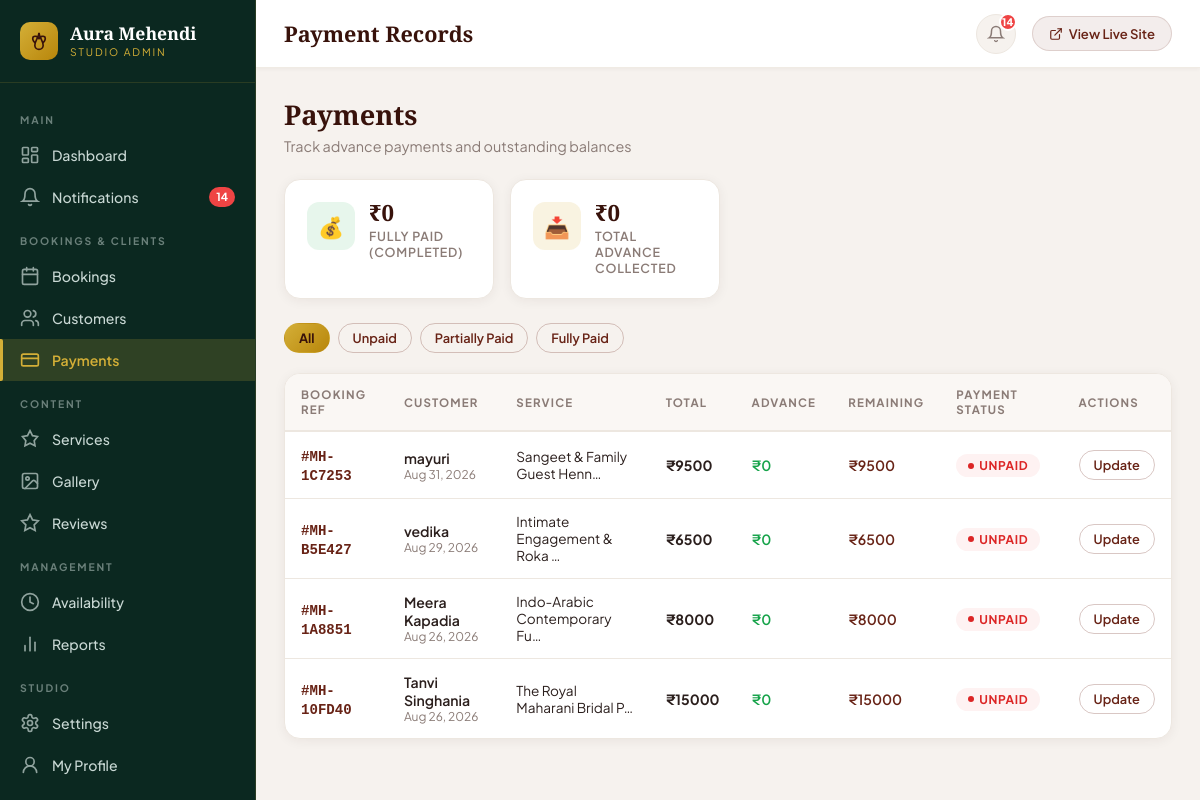
Screenshot of /admin-panel/payments/ (signed in) with the database file from the repository.
### booking/models.py (models this page shows, shortened)
class Payment(models.Model):
    STATUS_CHOICES = [
        ('UNPAID', 'Unpaid'),
        ('PARTIAL', 'Partially Paid'),
        ('PAID', 'Fully Paid'),
    ]
    booking = models.OneToOneField('Booking', on_delete=models.CASCADE, related_name='payment')
    total_amount = models.DecimalField(max_digits=8, decimal_places=2)
    advance_paid = models.DecimalField(max_digits=8, decimal_places=2, default=0)
    payment_status = models.CharField(max_length=10, choices=STATUS_CHOICES, default='UNPAID')
    notes = models.TextField(blank=True)
    updated_at = models.DateTimeField(auto_now=True)
    class Meta:
        ordering = ['-updated_at']
    @property
    def remaining_amount(self):
        return self.total_amount - self.advance_paid

class Booking(models.Model):
    STATUS_CHOICES = [
        ('PENDING', 'Pending Confirmation'),
        ('CONFIRMED', 'Confirmed'),
        ('COMPLETED', 'Completed'),
        ('CANCELLED', 'Cancelled'),
        ('REJECTED', 'Rejected'),
    ]
    VENUE_CHOICES = [
        ('studio', 'Artist Luxury Studio (In-Salon)'),
        ('home', 'Client Venue / Home Visit (+ ₹500 Travel)'),
    ]
    TIME_SLOTS = [
        ('09:00 AM', '09:00 AM - 11:30 AM (Morning Slot)'),
        ('11:30 AM', '11:30 AM - 02:00 PM (Mid-Day Slot)'),
        ('02:00 PM', '02:00 PM - 04:30 PM (Afternoon Slot)'),
        ('04:30 PM', '04:30 PM - 07:00 PM (Evening Sunset Slot)'),
        ('07:00 PM', '07:00 PM - 09:30 PM (Night Gala Slot)'),
    ]
    booking_ref = models.CharField(max_length=20, unique=True, editable=False, db_index=True)
    user = models.ForeignKey(User, null=True, blank=True, on_delete=models.SET_NULL, related_name='bookings')
    service = models.ForeignKey(Service, on_delete=models.CASCADE, related_name='bookings')
    customer_name = models.CharField(max_length=120)
    customer_email = models.EmailField()
    customer_phone = models.CharField(max_length=20)
    booking_date = models.DateField()
    booking_time = models.CharField(max_length=20, choices=TIME_SLOTS)
    venue_type = models.CharField(max_length=20, choices=VENUE_CHOICES, default='studio')
    address = models.TextField(blank=True, help_text="Full address for Home / Wedding Venue visit")
    special_notes = models.TextField(blank=True, help_text="Custom bridal figures, special requests, number of hands, etc.")
    total_price = models.DecimalField(max_digits=8, decimal_places=2, blank=True)
    status = models.CharField(max_length=20, choices=STATUS_CHOICES, default='CONFIRMED')
    created_at = models.DateTimeField(auto_now_add=True)
    updated_at = models.DateTimeField(auto_now=True)
    class Meta:
        ordering = ['-booking_date', '-booking_time']
        constraints = [
            models.UniqueConstraint(
                fields=['booking_date', 'booking_time'],
                condition=~models.Q(status='CANCELLED'),
                name='unique_active_slot_booking'
            )
        ]

class Service(models.Model):
    CATEGORY_CHOICES = [
        ('bridal', 'Bridal Couture'),
        ('arabic', 'Arabic & Floral'),
        ('indo_western', 'Indo-Western & Fusion'),
        ('mandala', 'Mandala & Minimalist'),
        ('party', 'Sangeet & Party Mehendi'),
        ('traditional', 'Traditional Rajasthani/Marwari'),
    ]
    title = models.CharField(max_length=120)
    category = models.CharField(max_length=50, choices=CATEGORY_CHOICES, default='bridal')
    tagline = models.CharField(max_length=200, blank=True, help_text="Short highlight, e.g., 'Elaborate elbow-length bridal intricacy'")
    description = models.TextField()
    price = models.DecimalField(max_digits=8, decimal_places=2)
    duration_hours = models.DecimalField(max_digits=4, decimal_places=1, default=2.0)
    badge = models.CharField(max_length=50, blank=True, help_text="e.g. 'Most Popular', 'Bridal Signature'")
    image_url = models.CharField(max_length=400, blank=True, help_text="Image URL or static path")
    image = models.ImageField(upload_to='services/', null=True, blank=True, help_text="Upload image (overrides image URL)")
    features_list = models.TextField(blank=True, help_text="Enter features separated by commas or newlines")
    is_featured = models.BooleanField(default=False)
    is_active = models.BooleanField(default=True, help_text="Inactive services won't appear on the public site")
    created_at = models.DateTimeField(auto_now_add=True)
    class Meta:
        ordering = ['-is_featured', 'price']

### panel/views.py (the view)
# urls.py: path('payments/', views.payments_list, name='payments_list'),
@staff_member_required(login_url='/login/')
def payments_list(request):
    status_filter = request.GET.get('status', '')
    qs = Payment.objects.select_related('booking', 'booking__service').all()
    if status_filter:
        qs = qs.filter(payment_status=status_filter)
    total_revenue = qs.filter(payment_status='PAID').aggregate(
        t=Sum('total_amount'))['t'] or 0
    total_advance = qs.aggregate(t=Sum('advance_paid'))['t'] or 0
    return render(request, 'panel/payments/list.html', {
        'payments': qs,
        'status_filter': status_filter,
        'payment_statuses': Payment.STATUS_CHOICES,
        'total_revenue': total_revenue,
        'total_advance': total_advance,
        'unread_count': _get_unread_count(),
    })

### panel/views.py (called while the page is built)
def _get_unread_count():
    return Notification.objects.filter(is_read=False).count()

### panel/templates/panel/payments/list.html (shortened to what this page needs)
{% extends 'panel/base_admin.html' %}
{% block page_title %}Payment Records{% endblock %}
{% block content %}
<div class="page-header">
  <div class="page-header-left">
    <h1>Payments</h1>
    <p>Track advance payments and outstanding balances</p>
  </div>
</div>
<div style="display:grid;grid-template-columns:repeat(auto-fill,minmax(200px,1fr));gap:16px;margin-bottom:24px;">
  <div class="stat-card">
    <div class="stat-icon green">💰</div>
    <div>
      <div class="stat-info-value" style="font-size:1.4rem;">₹{{ total_revenue|floatformat:0 }}</div>
      <div class="stat-info-label">Fully Paid (Completed)</div>
    </div>
  </div>
  <div class="stat-card">
    <div class="stat-icon gold">📥</div>
    <div>
      <div class="stat-info-value" style="font-size:1.4rem;">₹{{ total_advance|floatformat:0 }}</div>
      <div class="stat-info-label">Total Advance Collected</div>
    </div>
  </div>
</div>
<div style="display:flex;gap:8px;margin-bottom:20px;">
  <a href="{% url 'panel:payments_list' %}" class="btn-admin btn-admin-sm {% if not status_filter %}btn-admin-gold{% else %}btn-admin-outline{% endif %}">All</a>
  {% for val, label in payment_statuses %}
    <a href="?status={{ val }}" class="btn-admin btn-admin-sm {% if status_filter == val %}btn-admin-gold{% else %}btn-admin-outline{% endif %}">{{ label }}</a>
  {% endfor %}
</div>
<div class="card">
  <div style="overflow-x:auto;">
    <table class="admin-table">
      <thead>
        <tr>
          <th>Booking Ref</th>
          <th>Customer</th>
          <th>Service</th>
          <th>Total</th>
          <th>Advance</th>
          <th>Remaining</th>
          <th>Payment Status</th>
          <th>Actions</th>
        </tr>
      </thead>
      <tbody>
        {% for pmt in payments %}
          <tr>
            <td><strong style="font-family:monospace;color:var(--henna);">#{{ pmt.booking.booking_ref }}</strong></td>
            <td>
              <div style="font-weight:600;font-size:0.88rem;">{{ pmt.booking.customer_name }}</div>
              <div style="font-size:0.75rem;color:var(--text-muted);">{{ pmt.booking.booking_date|date:"M d, Y" }}</div>
            </td>
            <td style="font-size:0.85rem;">{{ pmt.booking.service.title|truncatechars:28 }}</td>
            <td style="font-weight:700;">₹{{ pmt.total_amount|floatformat:0 }}</td>
            <td style="color:#16a34a;font-weight:600;">₹{{ pmt.advance_paid|floatformat:0 }}</td>
            <td style="color:{% if pmt.remaining_amount > 0 %}var(--henna){% else %}#16a34a{% endif %};font-weight:600;">
              ₹{{ pmt.remaining_amount|floatformat:0 }}
            </td>
            <td><span class="status-pill status-{{ pmt.payment_status }}">{{ pmt.get_payment_status_display }}</span></td>
            <td>
              <a href="{% url 'panel:payment_detail' pmt.pk %}" class="btn-admin btn-admin-outline btn-admin-sm">Update</a>
            </td>
          </tr>
        {% empty %}
          <tr><td colspan="8" style="text-align:center;padding:40px;color:var(--text-muted);">No payment records found.</td></tr>
        {% endfor %}
      </tbody>
    </table>
  </div>
</div>
{% endblock %}

### panel/static/panel/css/admin.css (style rules this page uses)
:root { --sidebar-w: 256px; --sidebar-bg: #0b2820; --sidebar-border: rgba(212, 175, 55, 0.15); --sidebar-hover: rgba(212, 175, 55, 0.08); --sidebar-active: rgba(212, 175, 55, 0.18); --sidebar-text: #c9d8d4; --sidebar-muted: rgba(201, 216, 212, 0.5); --topbar-bg: #ffffff; --topbar-border: #f0ebe4; --topbar-h: 68px; --content-bg: #f6f2ee; --card-bg: #ffffff; --card-radius: 16px; --card-shadow: 0 2px 12px rgba(56, 18, 11, 0.06); --card-shadow-hover: 0 8px 28px rgba(56, 18, 11, 0.12); --henna: #682316; --henna-dark: #38120b; --gold: #d4af37; --gold-light: #f7e7b4; --terracotta: #c85a32; --emerald: #0e3027; --text-main: #2b1f1d; --text-muted: #8a7b76; --border: #ede7e0; --status-pending: #f59e0b; --status-confirmed: #2563eb; --status-completed: #16a34a; --status-cancelled: #dc2626; --status-rejected: #7c3aed; --serif: 'Playfair Display', Georgia, serif; --sans: 'Plus Jakarta Sans', -apple-system, sans-serif; --transition: all 0.25s cubic-bezier(0.16, 1, 0.3, 1); }
*, *::before, *::after { box-sizing: border-box; margin: 0; padding: 0; }
html { scroll-behavior: smooth; }
body { font-family: var(--sans); background: var(--content-bg); color: var(--text-main); display: flex; min-height: 100vh; }
.page-header { display: flex; align-items: flex-start; justify-content: space-between; margin-bottom: 24px; gap: 16px; flex-wrap: wrap; }
.page-header-left h1 { font-family: var(--serif); font-size: 1.7rem; color: var(--henna-dark); margin-bottom: 4px; }
.page-header-left p { color: var(--text-muted); font-size: 0.9rem; }
.card { background: var(--card-bg); border-radius: var(--card-radius); box-shadow: var(--card-shadow); border: 1px solid var(--border); overflow: hidden; }
.stat-card { background: var(--card-bg); border-radius: var(--card-radius); padding: 22px; border: 1px solid var(--border); box-shadow: var(--card-shadow); display: flex; align-items: flex-start; gap: 14px; transition: var(--transition); }
.stat-icon { width: 48px; height: 48px; border-radius: 12px; display: flex; align-items: center; justify-content: center; font-size: 1.3rem; flex-shrink: 0; }
.stat-icon.gold { background: rgba(212, 175, 55, 0.15); }
.stat-icon.green { background: rgba(22, 163, 74, 0.1); }
.stat-info-value { font-family: var(--serif); font-size: 1.9rem; font-weight: 800; color: var(--henna-dark); line-height: 1; margin-bottom: 4px; }
.stat-info-label { font-size: 0.78rem; color: var(--text-muted); text-transform: uppercase; letter-spacing: 0.06em; font-weight: 600; }
.btn-admin { display: inline-flex; align-items: center; gap: 8px; padding: 9px 20px; font-family: var(--sans); font-size: 0.875rem; font-weight: 600; border-radius: 99px; border: 1.5px solid transparent; cursor: pointer; text-decoration: none; transition: var(--transition); }
.btn-admin-gold { background: linear-gradient(135deg, var(--gold), #b8860b); color: var(--henna-dark); font-weight: 700; }
.btn-admin-outline { background: transparent; color: var(--henna); border-color: rgba(104, 35, 22, 0.25); }
.btn-admin-sm { padding: 6px 14px; font-size: 0.8rem; }
.admin-table { width: 100%; border-collapse: collapse; font-size: 0.88rem; }
.admin-table th { padding: 13px 16px; text-align: left; font-size: 0.72rem; font-weight: 700; text-transform: uppercase; letter-spacing: 0.1em; color: var(--text-muted); background: #faf7f4; border-bottom: 2px solid var(--border); }
.admin-table td { padding: 14px 16px; border-bottom: 1px solid var(--border); vertical-align: middle; color: var(--text-main); }
.admin-table tr:last-child td { border-bottom: none; }
.status-pill { display: inline-flex; align-items: center; gap: 5px; padding: 4px 12px; border-radius: 99px; font-size: 0.75rem; font-weight: 700; text-transform: uppercase; letter-spacing: 0.05em; }
.status-pill::before { content: ''; width: 6px; height: 6px; border-radius: 50%; background: currentColor; }
.status-UNPAID { background: #fef2f2; color: #dc2626; }

### rows the page displays
Payment: booking.booking_ref "MH-1C7253", booking.customer_name "mayuri", booking.booking_date "Aug 31, 2026", booking.service "Sangeet & Family Guest Henn…", total_amount "9500", advance_paid "0", remaining_amount "9500", payment_status "UNPAID"
Payment: booking.booking_ref "MH-B5E427", booking.customer_name "vedika", booking.booking_date "Aug 29, 2026", booking.service "Intimate Engagement & Roka …", total_amount "6500", advance_paid "0", remaining_amount "6500", payment_status "UNPAID"
Payment: booking.booking_ref "MH-1A8851", booking.customer_name "Meera Kapadia", booking.booking_date "Aug 26, 2026", booking.service "Indo-Arabic Contemporary Fu…", total_amount "8000", advance_paid "0", remaining_amount "8000", payment_status "UNPAID"
Payment: booking.booking_ref "MH-10FD40", booking.customer_name "Tanvi Singhania", booking.booking_date "Aug 26, 2026", booking.service "The Royal Maharani Bridal P…", total_amount "15000", advance_paid "0", remaining_amount "15000", payment_status "UNPAID"

### other values shown
{{ unread_count }} "14"
{{ total_revenue|floatformat:0 }} "0"
{{ total_advance|floatformat:0 }} "0"
{{ label }} "Unpaid" "Partially Paid" "Fully Paid"
